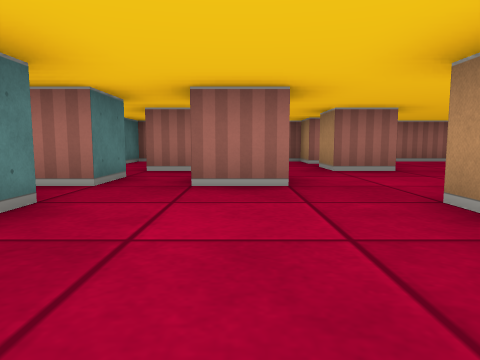
view 1 (above)

15 first-person views from a walk through a cub3D ray-caster map. The camera is about half as high as the walls, tilts 6° down and sees 70° across. The floor is counted in squares. Each view is taken from the middle of a square. On the plan, view 1 faces up. The plan holds only what a view shows up to about 9 squares ahead; the rest is blank. The place goes on beyond the plan.

view 2
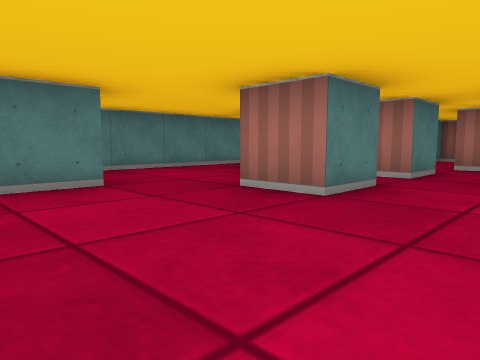

view 3
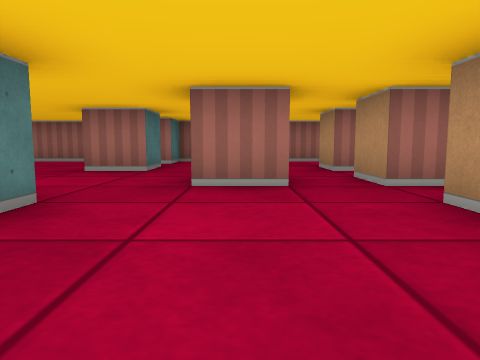

view 4
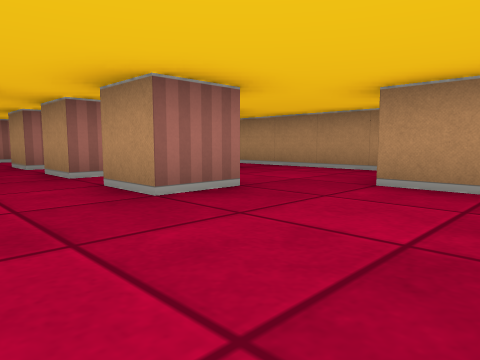

view 5
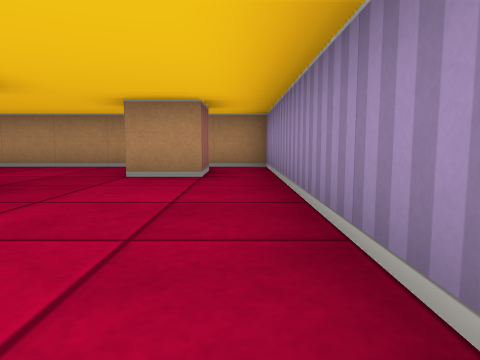

view 6
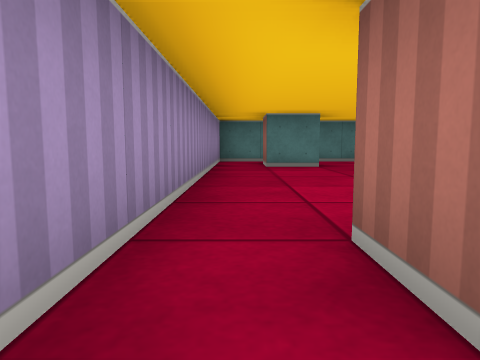

view 7
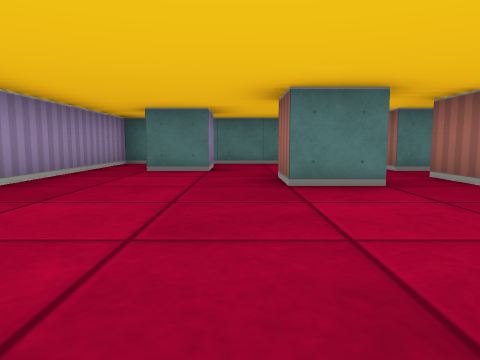

view 8
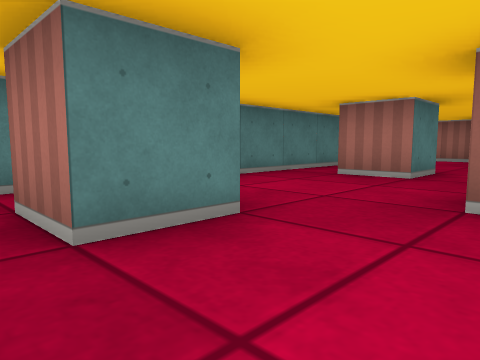

view 9
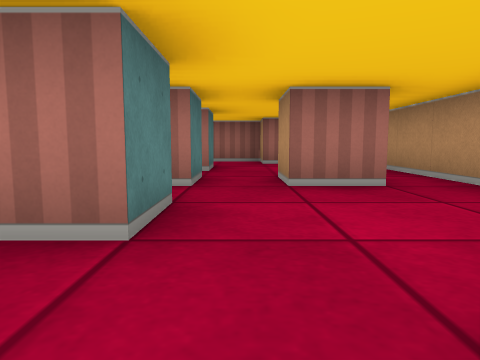

view 10
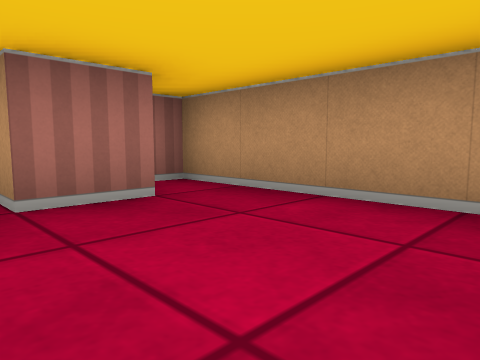

view 11
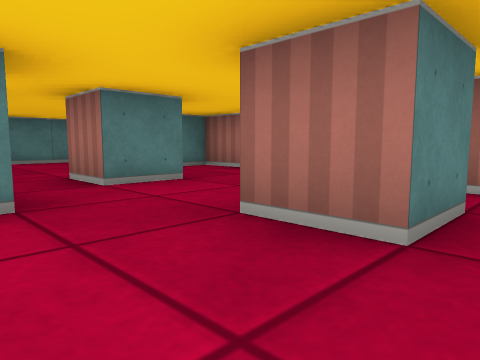

view 12
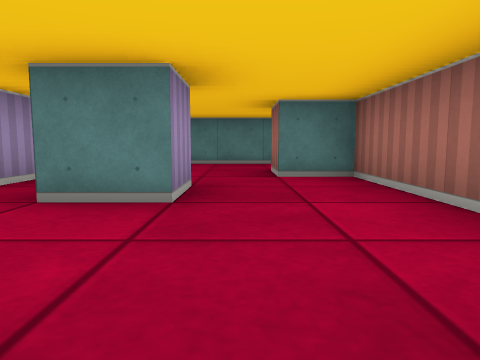

view 13
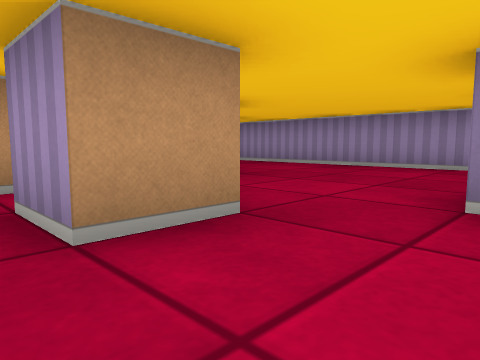

view 14
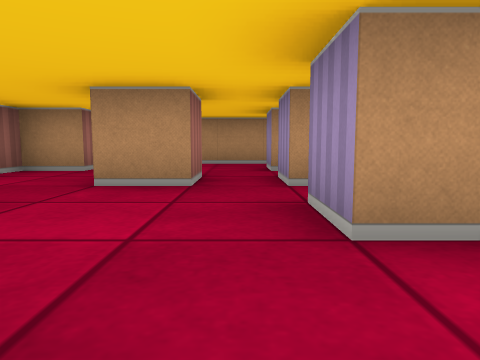

view 15
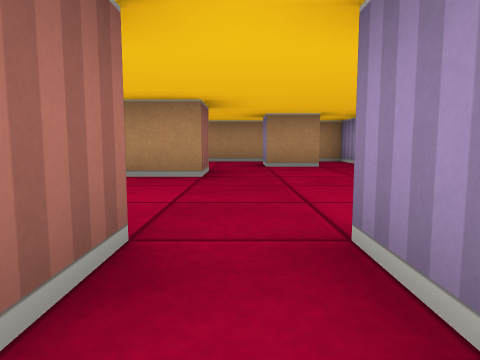

### Floor plan
Points are (right, up) in squares from view 1. A wall is a line through its corners. A room is listed if a view was taken in it or the views show most of it. See-through windows are left out.
Room 1 (views 1, 2, 3, 4, 5, 6, 7, 8, 9, 10, 11, 12, 13, 14, 15)
walls: (2.5, 2.5) (2.5, 2); (1.5, 2) (1.5, 2.5); (0.6, 3.5) (-0.5, 3.5); (2.5, 1.5) (1.6, 1.5); (1.6, 0.5) (2.5, 0.5); (4.6, 3.5) (3.5, 3.5) (3.5, 4.5) (4.5, 4.5); (-1.5, 2.6) (-1.5, 1.5) (-2.5, 1.5); (2.4, -0.5) (1.5, -0.5); (5.5, 3.5) (5.5, 4.5) (6.5, 4.5) (6.5, 3.5) (5.5, 3.5); (2.5, 6.6) (2.5, 5.5) (1.5, 5.5) (1.5, 6.5); (-2.2, 4.5) (-1.5, 4.5) (-1.5, 3.5) (-2.5, 3.5); (6.5, 2.5) (6.5, 1.5) (5.5, 1.5) (5.5, 2.5); (-1.5, 6.5) (-0.5, 6.5) (-0.5, 5.5) (-1.5, 5.5); (-3.5, 4.5) (-3.5, 3.5) (-4.5, 3.5); (6.5, 6.5) (6.5, 5.5) (5.5, 5.5) (5.5, 6.5); (8.6, 3.5) (7.5, 3.5) (7.5, 4.5) (8.4, 4.5); (-4.5, 0.5) (-3.5, 0.5) (-3.5, -0.5) (-4.5, -0.5); (8.5, -0.5) (7.5, -0.5) (7.5, 0.5) (8.5, 0.5); (8.6, 7.5) (7.5, 7.5) (7.5, 8.5) (2.5, 8.5) (2.5, 7.5) (1.5, 7.5) (1.5, 8.5) (-2.5, 8.5) (-2.5, 7.5) (-3.5, 7.5); (-3.9, 8.5) (-4.6, 8.5); (-5.5, 7.8) (-5.5, -1.5) (9.5, -1.5) (9.5, 8.5) (9, 8.5)

Where each view was taken, in squares from view 1:
view 1: 0 up, 0 right, facing up
view 2: 1 down, 0 right, facing up-left
view 3: 0 up, 4 right, facing up
view 4: 1 down, 4 right, facing up-right
view 5: 1 down, 3 right, facing right
view 6: 1 down, 3 right, facing left
view 7: 1 up, 2 right, facing left
view 8: 1 down, 2 left, facing up-left
view 9: 0 up, 7 right, facing up
view 10: 5 up, 7 right, facing up-right
view 11: 4 up, 3 right, facing up-left
view 12: 7 up, 2 right, facing left
view 13: 5 up, 2 right, facing down-right
view 14: 5 up, 2 right, facing right
view 15: 1 up, 1 right, facing right
